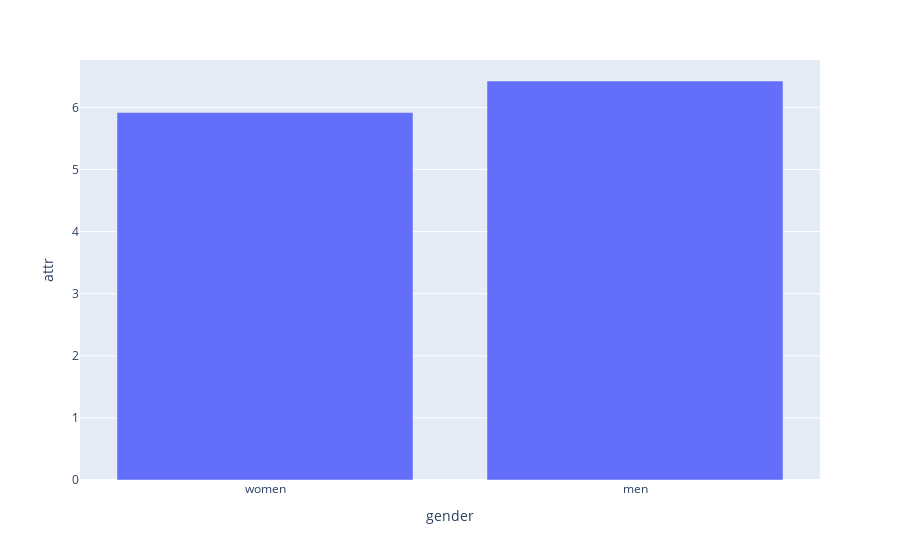

The code cell stored with this chart in its notebook:
### Code cell
# Verifying if women were seen as more attractive then men after each dates.

fig = px.bar(attr_gender, y="attr")
fig.show()

### Figure 1 — Plotly figure (JSON) as saved in the notebook; plotly's stock layout.template omitted (floating-point values rounded to 4 significant figures)
{"data": [{"alignmentgroup": "True", "hovertemplate": "gender=%{x}<br>attr=%{y}<extra></extra>", "legendgroup": "", "marker": {"color": "#636efa", "pattern": {"shape": ""}}, "name": "", "offsetgroup": "", "orientation": "v", "showlegend": false, "textposition": "auto", "type": "bar", "x": ["women", "men"], "xaxis": "x", "y": [5.917, 6.425], "yaxis": "y"}], "layout": {"barmode": "relative", "legend": {"tracegroupgap": 0}, "margin": {"t": 60}, "xaxis": {"anchor": "y", "domain": [0, 1], "title": {"text": "gender"}}, "yaxis": {"anchor": "x", "domain": [0, 1], "title": {"text": "attr"}}}}
